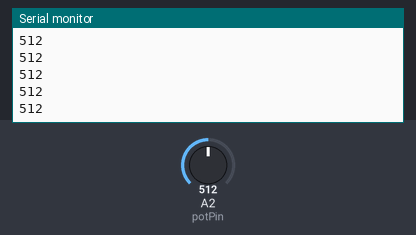
The sketch below on a simulated Arduino Uno, built with avr-gcc and run on an emulated ATmega328P. Parts: the last lines printed to the serial monitor. The inputs (shaded band) are chosen by the test bench; at power-on: A2 (potPin) = 512.

Above: at 1.2 s.
1.3 s: A2 (potPin) set to 716
At 2.3 s:
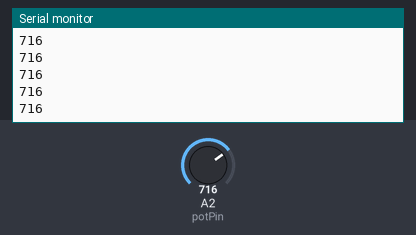
2.8 s: A2 (potPin) set to 900
At 3.3 s:
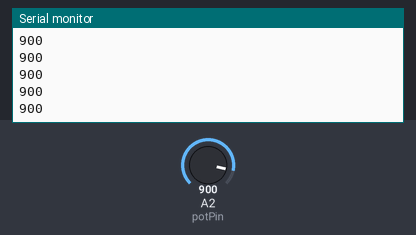
Timing chart, 0 to 5.8 s (numbered marks = the images above; inputs shaded):
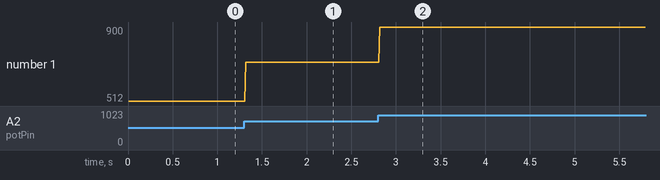

Measured:
- after the input at 1.3 s, the serial monitor: prints a new line at once (image 1)
- after the input at 2.8 s, the serial monitor: prints a new line at once (image 2)
- plotted number 1: 512 → 716 after the input at 1.3 s, 716 → 900 after the input at 2.8 s

The sketch:

Dial.ino
```cpp
int potPin = A2;    // select the input pin for the potentiometer
int val = 0;       // variable to store the value coming from the sensor
int delayms = 10;
int retVal = 0;
int CALIBRATED_MIDPOINT = 476; //where we want to calibrate the middle of the dial to

void setup() {
  Serial.begin(9600);
  pinMode(potPin, INPUT);  // declare the ledPin as an OUTPUT
}

void loop() {
  val = analogRead(potPin);    // read the value from the sensor
  delay(delayms);                  // stop the program for some time

  if (val == CALIBRATED_MIDPOINT){
    retVal = 512;
  }else if( val < CALIBRATED_MIDPOINT){
    retVal = val*1.0745;
  }else if(val > CALIBRATED_MIDPOINT){
    retVal = val*.935;
  }else{
    retVal = val;
  }

  retVal = val;

  Serial.println(retVal);
}
```
